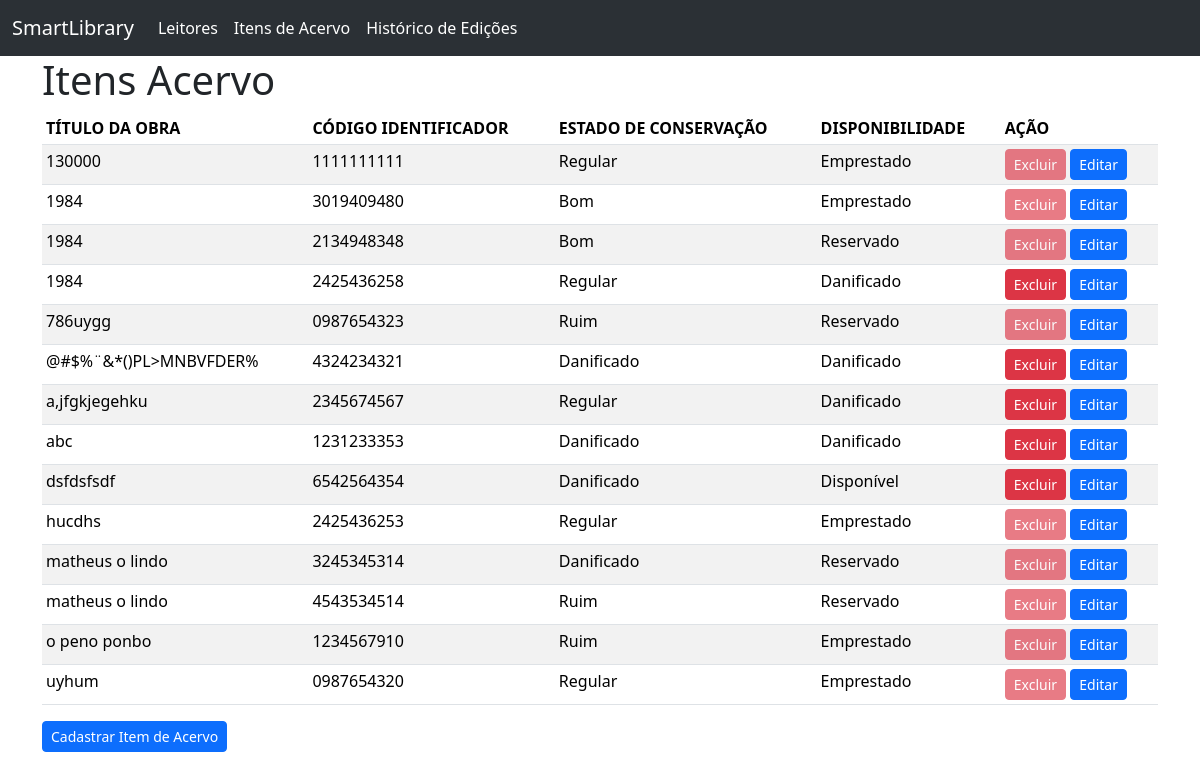
The page /collection-item/ on the database as committed earlier.
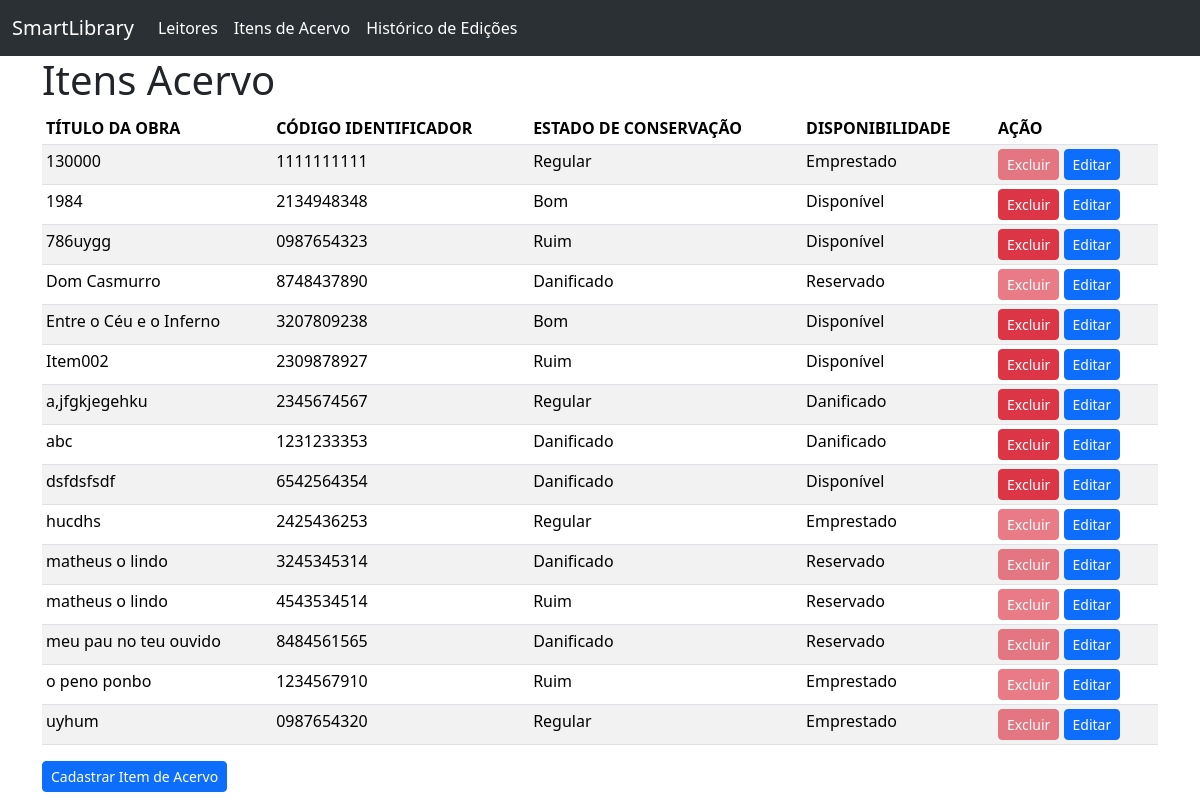
The same page on the database as committed later.
### collection_item/models.py (models this page shows, shortened)
class CollectionItem(models.Model):
    ESTADO_CONSEVACAO = {
        "Bom": "Bom",
        "Regular": "Regular",
        "Ruim": "Ruim",
        "Danificado": "Danificado",
    }
    ESTADO_DISPONIVEL = {
        "Disponível": "Disponível",
        "Emprestado": "Emprestado",
        "Reservado": "Reservado",
    }
    title = models.CharField(
        verbose_name="Título da Obra",
        max_length=50,
        null=False,
        blank=False,
    )
    id_code = models.CharField(
        verbose_name="Código Identificador",
        max_length=10,
        primary_key=True,
        validators=[id_code_validator],
    )
    preservation = models.CharField(
        verbose_name="Estado de Conservação",
        max_length=10,
        choices=ESTADO_CONSEVACAO,
        null=False,
        blank=False,
    )
    availability = models.CharField(
        verbose_name="Disponibilidade",
        max_length=10,
        choices=ESTADO_DISPONIVEL,
        null=False,
        blank=False,
    )
    entry_date = models.DateField(
        auto_now_add=True,
        null=False,
        blank=False,
    )
    class Meta:
        ordering = ["title"]
        verbose_name = "Item do Acervo"
        verbose_name_plural = "Itens do Acervo"

### collection_item/views.py (the view)
class CollectionItemListView(ListView):
    model = CollectionItem

### collection_item/templates/collection_item/collectionitem_list.html (shortened to what this page needs)
{%extends "base.html"%}
{% block main_content %}
    <h1>Itens Acervo</h1>
    {% if collectionitem_list %}
    <div class="table-responsive">
        <table class="table table-striped table-hover table-sm">
            <thead>
                <tr>
                    <th scope="col">TÍTULO DA OBRA</th>
                    <th scope="col">CÓDIGO IDENTIFICADOR</th>
                    <th scope="col">ESTADO DE CONSERVAÇÃO</th>
                    <th scope="col">DISPONIBILIDADE</th>
                    <th scope="col">AÇÃO</th>
                </tr>
            </thead>
            <tbody>
                {% for item in collectionitem_list %}
                    <tr>
                        <td scope="row"> {{ item.title }} </td>
                        <td> {{ item.id_code }} </td>
                        <td> {{ item.preservation }} </td>
                        <td> {{ item.availability }} </td>
                        <td>
                            <a href="{% url "collection_item_delete" pk=item.id_code %}" class="btn btn-danger btn-sm
                            {% if item.availability == "Emprestado" or item.availability == "Reservado" %}disabled{% endif %}
                            ">Excluir</a>
                            <a href="{% url "collection_item_update" pk=item.id_code %}" class="btn btn-primary btn-sm">Editar</a>
                        </td>
                    </tr>
                {% endfor %}
            </tbody>
        </table>
    </div>
    {% else %}
        <p>Não tem nada cadastrado ainda</p>
    {% endif %}
    <a href="{% url "collection_item_create" %}" class="btn btn-primary btn-sm">Cadastrar Item de Acervo</a>
{% endblock main_content %}

Rows that differ between the two databases and show on the page:
removed CollectionItem: title "1984", id_code "3019409480", preservation "Bom", availability "Emprestado"
removed CollectionItem: title "1984", id_code "2425436258", preservation "Regular", availability "Danificado"
removed CollectionItem: title "@#$%¨&*()PL>MNBVFDER%", id_code "4324234321", preservation "Danificado", availability "Danificado"
changed CollectionItem id 2134948348: availability "Reservado" → "Disponível"
changed CollectionItem "786uygg": availability "Reservado" → "Disponível"
added CollectionItem: title "Dom Casmurro", id_code "8748437890", preservation "Danificado", availability "Reservado"
added CollectionItem: title "Entre o Céu e o Inferno", id_code "3207809238", preservation "Bom", availability "Disponível"
added CollectionItem: title "Item002", id_code "2309878927", preservation "Ruim", availability "Disponível"
added CollectionItem: title "meu pau no teu ouvido", id_code "8484561565", preservation "Danificado", availability "Reservado"
